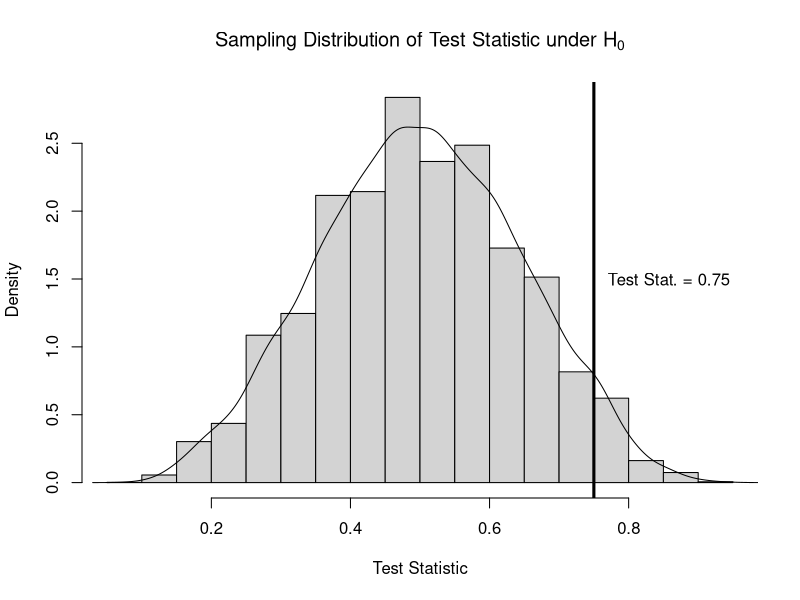

The R script that drew this image:
new.urn <- function(n.balls=2,black.proportion=0.5) {
  c('black'=n.balls*black.proportion,
    'white'=n.balls*(1-black.proportion))
}

proportion <- function(urn) {
  urn['black']/sum(urn)
}

draw.ball <- function(urn) {
  prob.black <- proportion(urn)
  drawn.ball <- c('white','black')[1*(runif(1)<prob.black)+1]
  urn[drawn.ball] <- urn[drawn.ball] + 1
  urn
}

# Initial proportion of black balls
theta <- 0.5
n.balls.to.start <- 10
n.draws <- 100
precision <- 10000

doit <- function(precision=10000,theta=0.5,
                 n.balls.to.start=10,n.draws=100) {
  draws <- numeric(precision)
  for ( i in 1:precision ) {
    urn <- new.urn(n.balls.to.start,
                   black.proportion=theta)
    for ( j in 1:n.draws ) {
      urn <- draw.ball(urn)
    }
    draws[i] <- proportion(urn)
  }
  draws
}

draws <- doit(precision)

observed.test.statistic <- 0.75
p.value <- mean(draws>=observed.test.statistic)
ci <- p.value + c(-1,1)*qnorm(1-0.05/2)*sqrt(p.value*(1-p.value)/length(draws))                   # Which is right?  This one?
ci2 <- p.value + c(-1,1)*qnorm(1-0.05/2)*sd(draws>=observed.test.statistic)/sqrt(length(draws))   # Or this one?
cat("p-value is ",p.value,", with a 95% confidence interval of (",ci[1],",",ci[2],")\n",sep="")

hist(draws,freq=FALSE,main=expression(paste("Sampling Distribution of Test Statistic under ",H[0])),xlab="Test Statistic")
lines(density(draws))
abline(v=observed.test.statistic,lwd=3)
text(observed.test.statistic+0.02,1.5,adj=0,paste("Test Stat. =",observed.test.statistic))

# What is the rejection region?
rej<-quantile(draws,probs=c(1,0.95))
cat("The rejection region is any value less than",rej[1],"and greater than",rej[2],".",sep=" ")

rej<-quantile(draws,probs=c(1,0.95))
# How could you do a power calculation?
power<-function(theta,rej)
{  
  power<-doit(precision,theta=theta)
  ind<-c("two-sided","one-sided")
  out<-function(i)
  {
  p<-mean(power>rej[i])
  ci<-p+c(-1,1)*qnorm(.975)*sqrt((p*(1-p))/precision)
  m<-paste("The power of our",ind[i],"test given theta=",theta," is",p,
      ". We are 95% confident that the true power value lies"
      ,"between",ci[1],"and",ci[2],".",sep=" ")
  m
  }
  paste(out(1),out(2),sep="\n")
}
cat(power(.6,rej))
cat(power(.7,rej))
